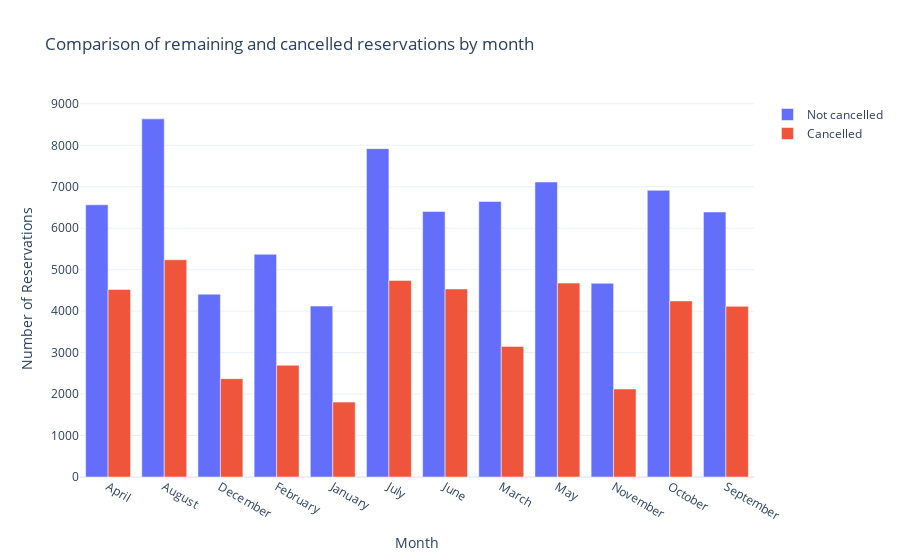

Notebook source saved alongside this figure:
### Code cell
import plotly.graph_objects as go

# 1. Monthly reservation count (cancelled and not cancelled)
monthly_cancel = df.groupby(['arrival_date_month', 'is_canceled']).size().reset_index(name='count')

# 2. We rearrange the order of the months.
months = ['January','February','March','April','May','June',
          'July','August','September','October','November','December']
monthly_cancel['arrival_date_month'] = pd.Categorical(monthly_cancel['arrival_date_month'], categories=months, ordered=True)

# 3.
stayed = monthly_cancel[monthly_cancel['is_canceled'] == 0]
canceled = monthly_cancel[monthly_cancel['is_canceled'] == 1]

# 4. Bar chart
fig = go.Figure(data=[
    go.Bar(name='Not cancelled', x=stayed['arrival_date_month'], y=stayed['count']),
    go.Bar(name='Cancelled', x=canceled['arrival_date_month'], y=canceled['count'])
])

# 5. Design
fig.update_layout(
    barmode='group',
    title="Comparison of remaining and cancelled reservations by month",
    xaxis_title="Month",
    yaxis_title="Number of Reservations",
    template="plotly_white"
)

fig.show()

### Figure 1 — Plotly figure (JSON) as saved in the notebook; plotly's stock layout.template omitted (floating-point values rounded to 4 significant figures)
{"data": [{"name": "Not cancelled", "type": "bar", "x": ["April", "August", "December", "February", "January", "July", "June", "March", "May", "November", "October", "September"], "y": [6565, 8638, 4409, 5372, 4122, 7919, 6404, 6645, 7114, 4672, 6914, 6392]}, {"name": "Cancelled", "type": "bar", "x": ["April", "August", "December", "February", "January", "July", "June", "March", "May", "November", "October", "September"], "y": [4524, 5239, 2371, 2696, 1807, 4742, 4535, 3149, 4677, 2122, 4246, 4116]}], "layout": {"autosize": true, "barmode": "group", "title": {"text": "Comparison of remaining and cancelled reservations by month"}, "xaxis": {"autorange": true, "range": [-0.5, 11.5], "title": {"text": "Month"}, "type": "category"}, "yaxis": {"autorange": true, "range": [0, 9093.0], "title": {"text": "Number of Reservations"}, "type": "linear"}}}
